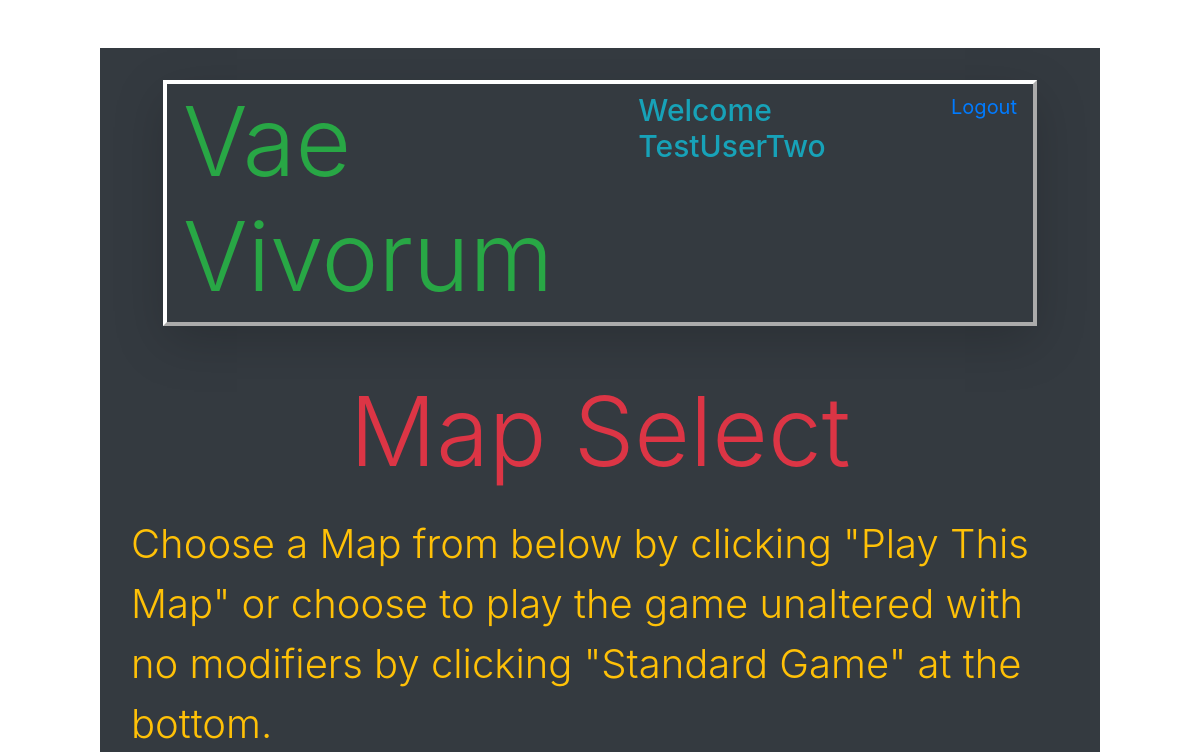
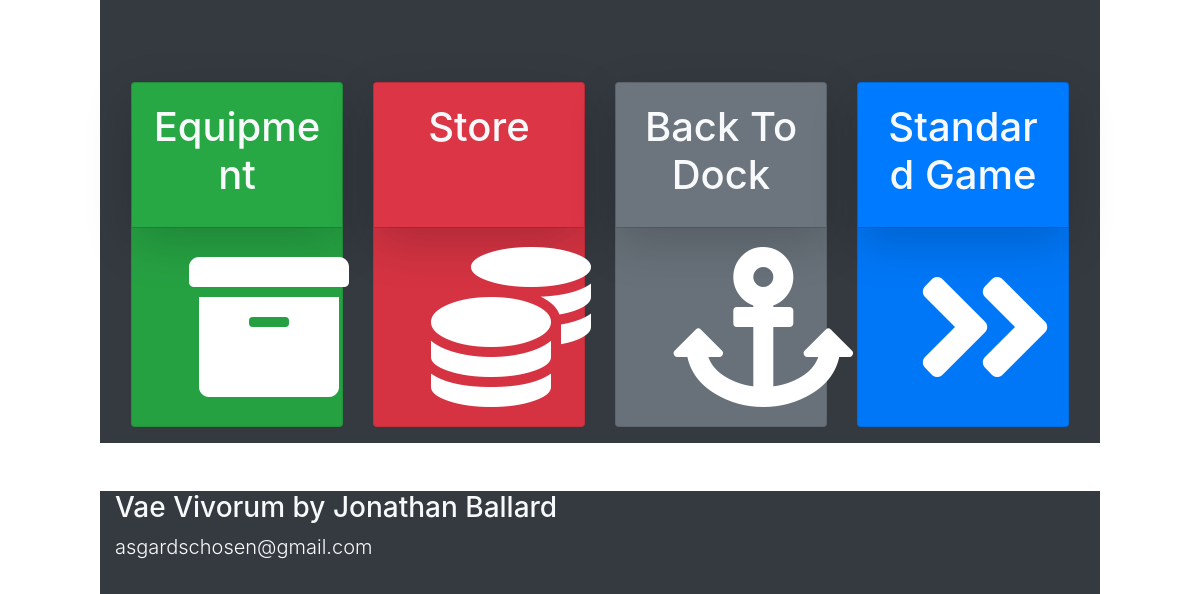
The page /map (signed in) on the database as committed earlier (2 pictures, top to bottom).
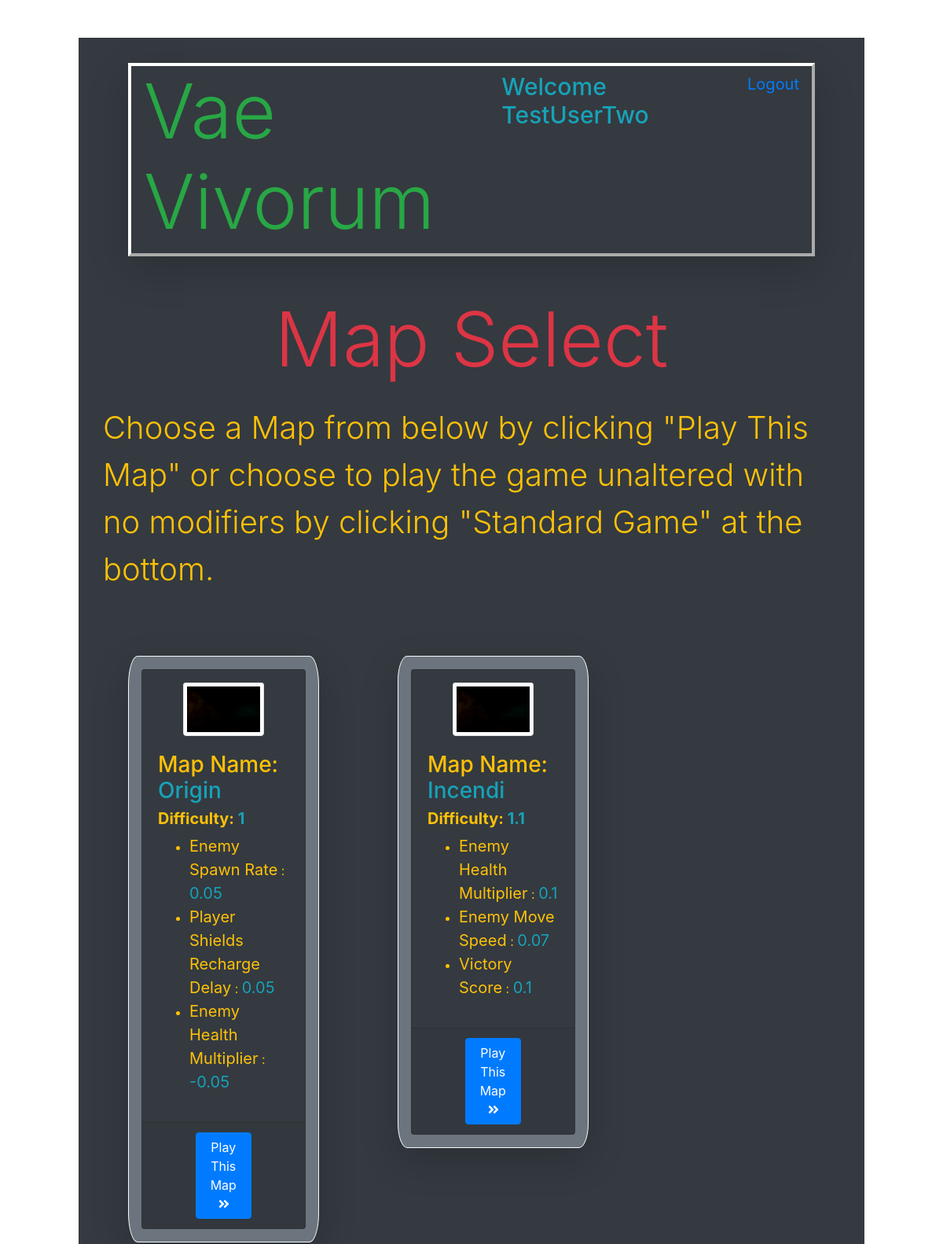
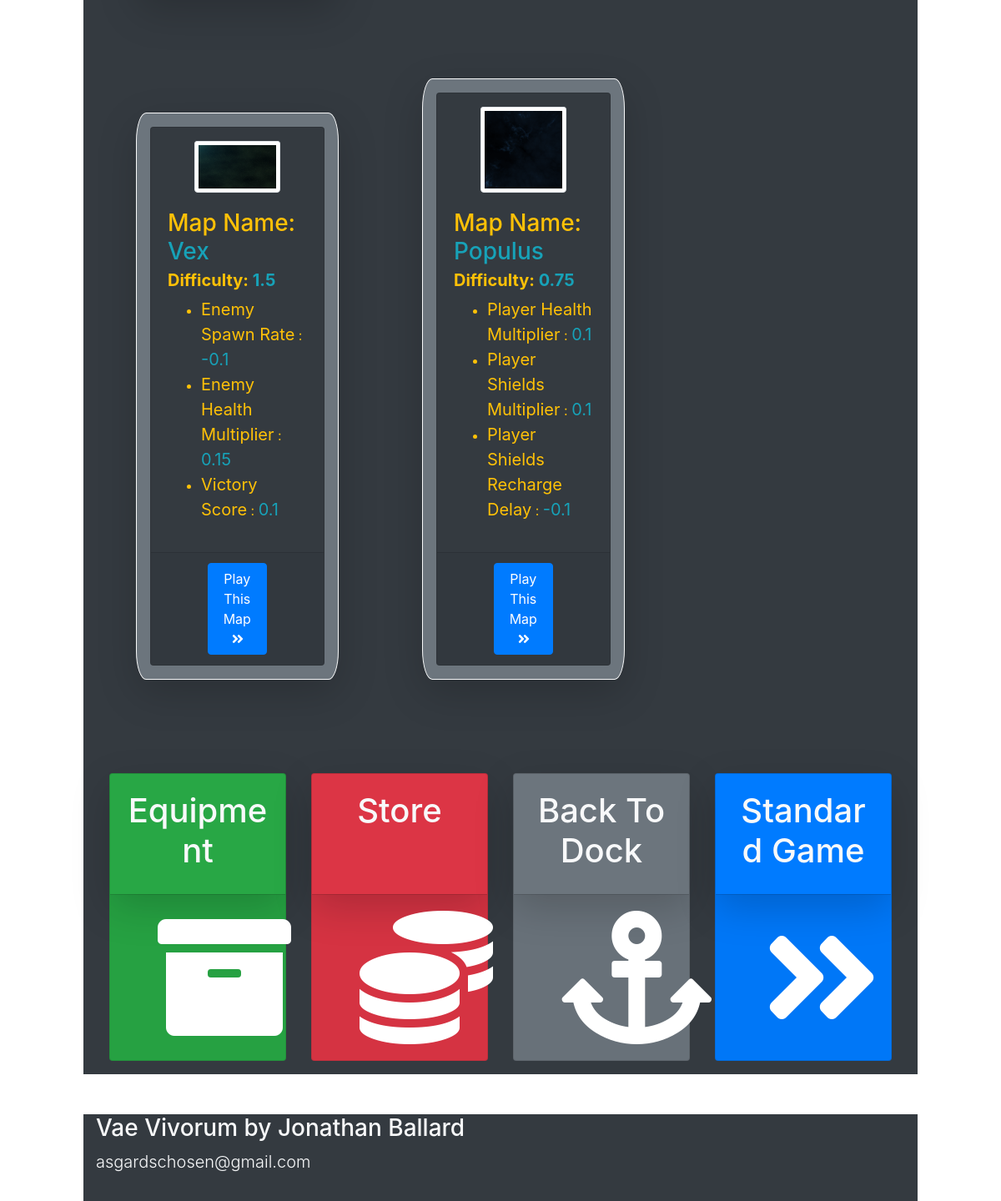
The same page on the database as committed later (2 pictures, top to bottom).
### models.py (models this page shows)
class Users(db.Model):
    __tablename__ = "Users"
    id = db.Column(db.Integer, primary_key=True)
    username = db.Column(db.String(255))
    email = db.Column(db.String(255))
    password = db.Column(db.String(255))
    created_at = db.Column(db.DateTime)
    updated_at = db.Column(db.DateTime)
    current_kills = db.Column(db.Integer, default=0)
    current_score = db.Column(db.Integer, default=0)
    current_money = db.Column(db.Integer, default=0)
    current_xp = db.Column(db.Integer, default=0)
    current_level = db.Column(db.Integer, default=0)
    active_ship = db.Column(db.Integer, default=0)
    abilityPointsEarned = db.Column(db.Integer, default=0)
    abilityPointsSpent = db.Column(db.Integer, default = 0)
    passive1 = db.Column(db.Integer, default=0)
    passive2 = db.Column(db.Integer, default=0)
    passive3 = db.Column(db.Integer, default=0)
    passive4 = db.Column(db.Integer, default=0)
    passive5 = db.Column(db.Integer, default=0)
    passive6 = db.Column(db.Integer, default=0)
    passive7 = db.Column(db.Integer, default=0)
    passive8 = db.Column(db.Integer, default=0)
    passive9 = db.Column(db.Integer, default=0)
    passive10 = db.Column(db.Integer, default=0)
    passive11 = db.Column(db.Integer, default=0)
    passive12 = db.Column(db.Integer, default=0)
    passive13 = db.Column(db.Integer, default=0)
    passive14 = db.Column(db.Integer, default=0)
    passive15 = db.Column(db.Integer, default=0)
    passive16 = db.Column(db.Integer, default=0)
    passive17 = db.Column(db.Integer, default=0)
    passive18 = db.Column(db.Integer, default=0)
    passive19 = db.Column(db.Integer, default=0)
    passive20 = db.Column(db.Integer, default=0)
    character_active_ability_id = db.Column(db.Integer, db.ForeignKey("Active_Abilities.id", ondelete="cascade"))
    passive_abilities_this_user_has = db.relationship('User_Character', backref="characters_that_have_this_passive")

class Map(db.Model):
    __tablename__ = "Map"
    id = db.Column(db.Integer, primary_key=True)
    name = db.Column(db.String(255))
    background = db.Column(db.String(255))
    difficulty = db.Column(db.Integer)
    modifier1Name = db.Column(db.String(255))
    modifier1Amount = db.Column(db.Integer)
    modifier2Name = db.Column(db.String(255))
    modifier2Amount = db.Column(db.Integer)
    modifier3Name = db.Column(db.String(255))
    modifier3Amount = db.Column(db.Integer)

### app.py (the view)
@app.route('/map')
def map():
    loggedInUser = Users.query.get(session['id'])
    allMaps = Map.query.all()
    print('allMaps***************************************************',allMaps)
    return render_template("map.html", thisUser = loggedInUser, allMaps = allMaps)

### templates/map.html (shortened to what this page needs)
<!DOCTYPE html>
<html lang="en">
<head>
    <link rel="stylesheet" href="https://stackpath.bootstrapcdn.com/bootstrap/4.4.1/css/bootstrap.min.css">
    <link rel="stylesheet" href="https://cdnjs.cloudflare.com/ajax/libs/font-awesome/5.11.2/css/all.css" />
    <link rel="stylesheet" type="text/css" href="{{ url_for('static', filename='css/style.css') }}">
</head>
<body>
<div class="container bg-dark mt-5 text-warning pt-3 col-xl-10">
    <div id="topbar" class="d-flex flex-row mb-5 mx-5 mt-3 vaeBorder shadow-lg">
        <h1 class="display-1 d-inline-flex text-success ml-3">Vae Vivorum</h1>
        <h4 class="ml-auto d-inline-flex mt-2 text-info welcomeText" >Welcome {{ thisUser.username }}</h4>
        <a class="ml-5 d-inline-flex mt-2 mr-3 logoutLink" href="/logout">Logout</a>
    </div>
    <h1 class="display-1 text-center text-danger">Map Select</h1>
    <p class="lead p-3 unFeatured">Choose a Map from below by clicking "Play This Map" or choose to play the game unaltered with no modifiers by clicking "Standard Game" at the bottom.</p>
    {% for thisMap in allMaps %}
    <div class="mapInfoBox bg-secondary d-inline-block col-xl-3 my-5 mx-5 p-3 border border-light shadow-lg">
        <div class="card mapCard bg-dark">
            <img src="../static/img/backgrounds/{{thisMap.background}}" alt="map" class="align-center mt-3 mapCardImg mx-auto card-img-top img-thumbnail">
            <div class="card-body">
                <h3 class="card-title h3">Map Name: <span class="text-info h3" id="mapNameText">{{ thisMap.name }}</span></h3>
                <h6 class="card-subtitle mb-2 lead font-weight-bold text-warning">Difficulty: <span class="text-info" id="difficultyText">{{ thisMap.difficulty }}</span></h6>
                <ul>
                    <li><span class="modAmt" id="modifier1Name">{{ thisMap.modifier1Name }}</span> : <span class="text-info modAmt" id="modifier1Amount">{{ thisMap.modifier1Amount }}</span></li>
                    <li><span class="modAmt" id="modifier2Name">{{ thisMap.modifier2Name }}</span> : <span class="text-info modAmt" id="modifier2Amount">{{ thisMap.modifier2Amount }}</span></li>
                    <li><span class="modAmt" id="modifier3Name">{{ thisMap.modifier3Name }}</span> : <span class="text-info modAmt" id="modifier3Amount">{{ thisMap.modifier3Amount }}</span></li>
                </ul>
            </div>
            <div class="card-footer">
                <a id="mapSelect" href="{{ url_for('gameId', mapID = thisMap.id) }}" class="d-block btn btn-primary mx-5">Play This Map<i class="mx-3 fas fa-angle-double-right"></i></a>
            </div>
        </div>
    </div>
    {% endfor %}
    <div class="card-deck iconDiv mt-5 p-3 mb-5">
        <div class="card iconCard bg-success">
            <div class="card-body shadow-lg">
                <h1 class="card-title mb-2 text-light text-center">Equipment</h1>
            </div>
            <div class="card-footer">
                <a href="/equipment"><div class="linkIcon"><i class="btn mx-4 fas fa-10x fa-archive"></i></div></a>
            </div>
        </div>
        <div class="card iconCard bg-danger">
            <div class="card-body shadow-lg">
                <h1 class="card-title mb-2 text-light text-center">Store</h1>
            </div>
            <div class="card-footer">
                <a href="/store"><div class="linkIcon"><i class="btn mx-4 fas fa-10x fa-coins"></i></div></a>
            </div>
        </div>
        <div class="card iconCard bg-secondary">
            <div class="card-body shadow-lg">
                <h1 class="card-title mb-2 text-light text-center">Back To Dock</h1>
            </div>
            <div class="card-footer">
                <a href="/dock"><div class="linkIcon"><i class=" img-fluid btn mx-4 fas fa-10x fa-anchor"></i></div></a>
            </div>
        </div>
        <div class="card iconCard bg-primary">
            <div class="card-body shadow-lg">
                <h1 class="card-title mb-2 text-light text-center">Standard Game</h1>
            </div>
            <div class="card-footer">
                <a href="/game"><div class="linkIcon"><i class="img-fluid btn mx-4 fas fa-10x fa-angle-double-right"></i></div></a>
            </div>
        </div>
    </div>
</div>
<div id="bottombar" class="container bg-dark col-xl-10 mt-3 pb-3 text-light">
    <h3>Vae Vivorum by Jonathan Ballard</h3>
    <p class="lead">asgardschosen@gmail.com</p>
</div>
</body>
</html>

### static/css/style.css (style rules this page uses)
.modAmt { font-size: 20px; }
.linkIcon { display: block; text-align: center; }
.fas { color: white; }
.vaeBorder { border: 4px outset white; }
.logoutLink { font-size: 20px; }
.welcomeText { font-size: 30px; }
.unFeatured { font-size: 40px; }
.mapCardImg { max-width: 50%; max-height: 50%; }
.mapInfoBox { border-radius: 5%; }

Rows that differ between the two databases and show on the page:
added Map: background (picture), name "Origin", difficulty "1", modifier1Name "Enemy Spawn Rate", modifier1Amount "0.05", modifier2Name "Player Shields Recharge Delay", modifier2Amount "0.05", modifier3Name "Enemy Health Multiplier", modifier3Amount "-0.05"
added Map: background (picture), name "Incendi", difficulty "1.1", modifier1Name "Enemy Health Multiplier", modifier1Amount "0.1", modifier2Name "Enemy Move Speed", modifier2Amount "0.07", modifier3Name "Victory Score", modifier3Amount "0.1"
added Map: background (picture), name "Vex", difficulty "1.5", modifier1Name "Enemy Spawn Rate", modifier1Amount "-0.1", modifier2Name "Enemy Health Multiplier", modifier2Amount "0.15", modifier3Name "Victory Score", modifier3Amount "0.1"
added Map: background (picture), name "Populus", difficulty "0.75", modifier1Name "Player Health Multiplier", modifier1Amount "0.1", modifier2Name "Player Shields Multiplier", modifier2Amount "0.1", modifier3Name "Player Shields Recharge Delay", modifier3Amount "-0.1"
